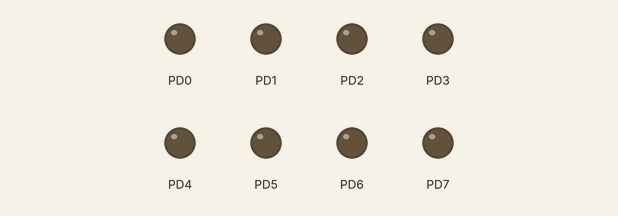
Simulated run of this program. Board: ATmega328P, built with avr-gcc and emulated at 16 MHz. Parts: output pins drawn as LEDs (lit = HIGH).

Above: at 0.5 s.
At 3.5 s:
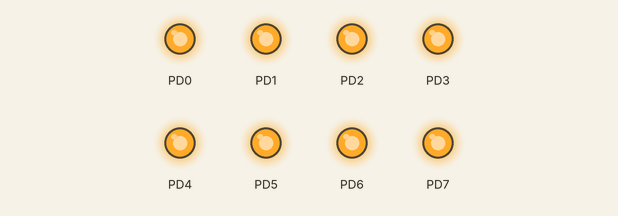
Timing chart, 0 to 4.6 s (numbered marks = the images above):
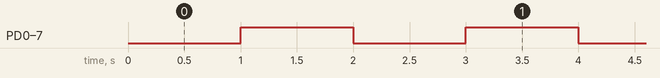

The program:

main.c
```c
/*
 * led.c
 *
 * Created: 2018-05-10 오후 2:59:57
 * Author : Dongne Yoon
 */

 #include <avr/io.h>
 #include <util/delay.h>


 int main(void)
 {
	// Set PORTD output
	DDRD = 0xff;
	PORTD = 0xff;

	 while (1)
	{
		PORTD = (0<<PD7)|(0<<PD6)|(0<<PD5)|(0<<PD4)|(0<<PD3)|(0<<PD2)|(0<<PD1)|(0<<PD0);
		_delay_ms(1000);

		PORTD = (1<<PD7)|(1<<PD6)|(1<<PD5)|(1<<PD4)|(1<<PD3)|(1<<PD2)|(1<<PD1)|(1<<PD0);
		_delay_ms(1000);
	}
 }
```

Measured:
- by itself, PD0–7: alternates HIGH for 1.0 s and LOW for 1.0 s
